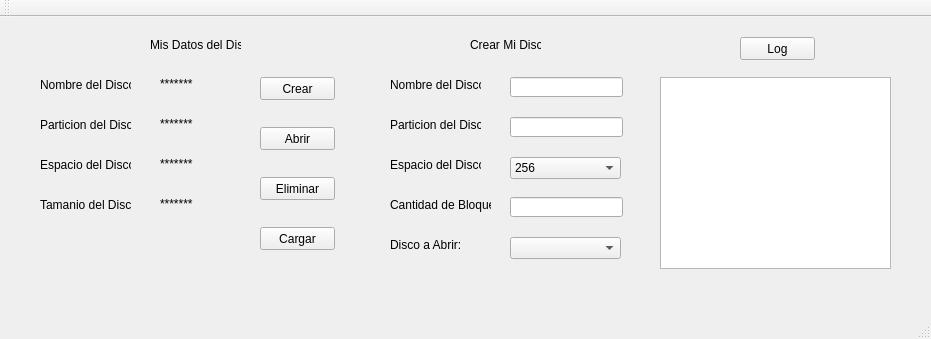
<?xml version="1.0" encoding="UTF-8"?>
<ui version="4.0">
 <class>Proyecto1Organizacion</class>
 <widget class="QMainWindow" name="Proyecto1Organizacion">
  <property name="geometry">
   <rect>
    <x>0</x>
    <y>0</y>
    <width>931</width>
    <height>339</height>
   </rect>
  </property>
  <property name="windowTitle">
   <string>Proyecto1Organizacion</string>
  </property>
  <widget class="QWidget" name="centralWidget">
   <widget class="QLabel" name="LabelTitulo">
    <property name="geometry">
     <rect>
      <x>150</x>
      <y>20</y>
      <width>91</width>
      <height>16</height>
     </rect>
    </property>
    <property name="text">
     <string>Mis Datos del Disco</string>
    </property>
   </widget>
   <widget class="QLabel" name="labelNombre">
    <property name="geometry">
     <rect>
      <x>40</x>
      <y>60</y>
      <width>91</width>
      <height>16</height>
     </rect>
    </property>
    <property name="text">
     <string>Nombre del Disco:</string>
    </property>
   </widget>
   <widget class="QLabel" name="labelParticion">
    <property name="geometry">
     <rect>
      <x>40</x>
      <y>100</y>
      <width>91</width>
      <height>16</height>
     </rect>
    </property>
    <property name="text">
     <string>Particion del Disco:</string>
    </property>
   </widget>
   <widget class="QLabel" name="labelEspacio">
    <property name="geometry">
     <rect>
      <x>40</x>
      <y>140</y>
      <width>91</width>
      <height>16</height>
     </rect>
    </property>
    <property name="text">
     <string>Espacio del Disco:</string>
    </property>
   </widget>
   <widget class="QLabel" name="labeltamanio">
    <property name="geometry">
     <rect>
      <x>40</x>
      <y>180</y>
      <width>91</width>
      <height>16</height>
     </rect>
    </property>
    <property name="text">
     <string>Tamanio del Disco:</string>
    </property>
   </widget>
   <widget class="QLabel" name="label1">
    <property name="geometry">
     <rect>
      <x>160</x>
      <y>60</y>
      <width>47</width>
      <height>13</height>
     </rect>
    </property>
    <property name="text">
     <string>*******</string>
    </property>
   </widget>
   <widget class="QLabel" name="label2">
    <property name="geometry">
     <rect>
      <x>160</x>
      <y>100</y>
      <width>47</width>
      <height>13</height>
     </rect>
    </property>
    <property name="text">
     <string>*******</string>
    </property>
   </widget>
   <widget class="QLabel" name="label3">
    <property name="geometry">
     <rect>
      <x>160</x>
      <y>140</y>
      <width>47</width>
      <height>13</height>
     </rect>
    </property>
    <property name="text">
     <string>*******</string>
    </property>
   </widget>
   <widget class="QLabel" name="label4">
    <property name="geometry">
     <rect>
      <x>160</x>
      <y>180</y>
      <width>47</width>
      <height>13</height>
     </rect>
    </property>
    <property name="text">
     <string>*******</string>
    </property>
   </widget>
   <widget class="QPushButton" name="BotonCrear">
    <property name="geometry">
     <rect>
      <x>260</x>
      <y>60</y>
      <width>75</width>
      <height>23</height>
     </rect>
    </property>
    <property name="text">
     <string>Crear</string>
    </property>
   </widget>
   <widget class="QPushButton" name="BotonAbrir">
    <property name="geometry">
     <rect>
      <x>260</x>
      <y>110</y>
      <width>75</width>
      <height>23</height>
     </rect>
    </property>
    <property name="text">
     <string>Abrir</string>
    </property>
   </widget>
   <widget class="QPushButton" name="BotonEliminar">
    <property name="geometry">
     <rect>
      <x>260</x>
      <y>160</y>
      <width>75</width>
      <height>23</height>
     </rect>
    </property>
    <property name="text">
     <string>Eliminar</string>
    </property>
   </widget>
   <widget class="QLabel" name="labelNombre_2">
    <property name="geometry">
     <rect>
      <x>390</x>
      <y>60</y>
      <width>91</width>
      <height>16</height>
     </rect>
    </property>
    <property name="text">
     <string>Nombre del Disco:</string>
    </property>
   </widget>
   <widget class="QLabel" name="labelParticion_2">
    <property name="geometry">
     <rect>
      <x>390</x>
      <y>100</y>
      <width>91</width>
      <height>16</height>
     </rect>
    </property>
    <property name="text">
     <string>Particion del Disco:</string>
    </property>
   </widget>
   <widget class="QLabel" name="labelEspacio_2">
    <property name="geometry">
     <rect>
      <x>390</x>
      <y>140</y>
      <width>91</width>
      <height>16</height>
     </rect>
    </property>
    <property name="text">
     <string>Espacio del Disco:</string>
    </property>
   </widget>
   <widget class="QLabel" name="labeltamanio_2">
    <property name="geometry">
     <rect>
      <x>390</x>
      <y>180</y>
      <width>101</width>
      <height>16</height>
     </rect>
    </property>
    <property name="text">
     <string>Cantidad de Bloques:</string>
    </property>
   </widget>
   <widget class="QLineEdit" name="lineEditNombre">
    <property name="geometry">
     <rect>
      <x>510</x>
      <y>60</y>
      <width>113</width>
      <height>20</height>
     </rect>
    </property>
   </widget>
   <widget class="QLineEdit" name="lineEditParticion">
    <property name="geometry">
     <rect>
      <x>510</x>
      <y>100</y>
      <width>113</width>
      <height>20</height>
     </rect>
    </property>
   </widget>
   <widget class="QLineEdit" name="lineEditTamanio">
    <property name="geometry">
     <rect>
      <x>510</x>
      <y>180</y>
      <width>113</width>
      <height>20</height>
     </rect>
    </property>
   </widget>
   <widget class="QComboBox" name="comboBoxEspacio">
    <property name="geometry">
     <rect>
      <x>510</x>
      <y>140</y>
      <width>111</width>
      <height>22</height>
     </rect>
    </property>
    <item>
     <property name="text">
      <string>256</string>
     </property>
    </item>
    <item>
     <property name="text">
      <string>512</string>
     </property>
    </item>
    <item>
     <property name="text">
      <string>1024</string>
     </property>
    </item>
   </widget>
   <widget class="QLabel" name="label">
    <property name="geometry">
     <rect>
      <x>470</x>
      <y>20</y>
      <width>71</width>
      <height>16</height>
     </rect>
    </property>
    <property name="text">
     <string>Crear Mi Disco</string>
    </property>
   </widget>
   <widget class="QLabel" name="labelDisco">
    <property name="geometry">
     <rect>
      <x>390</x>
      <y>220</y>
      <width>71</width>
      <height>16</height>
     </rect>
    </property>
    <property name="text">
     <string>Disco a Abrir:</string>
    </property>
   </widget>
   <widget class="QComboBox" name="comboBoxDisco">
    <property name="geometry">
     <rect>
      <x>510</x>
      <y>220</y>
      <width>111</width>
      <height>22</height>
     </rect>
    </property>
   </widget>
   <widget class="QPushButton" name="BotonCargar">
    <property name="geometry">
     <rect>
      <x>260</x>
      <y>210</y>
      <width>75</width>
      <height>23</height>
     </rect>
    </property>
    <property name="text">
     <string>Cargar</string>
    </property>
   </widget>
   <widget class="QListWidget" name="listWidgetPint">
    <property name="geometry">
     <rect>
      <x>660</x>
      <y>60</y>
      <width>231</width>
      <height>192</height>
     </rect>
    </property>
   </widget>
   <widget class="QPushButton" name="BotonLog">
    <property name="geometry">
     <rect>
      <x>740</x>
      <y>20</y>
      <width>75</width>
      <height>23</height>
     </rect>
    </property>
    <property name="text">
     <string>Log</string>
    </property>
   </widget>
  </widget>
  <widget class="QMenuBar" name="menuBar">
   <property name="geometry">
    <rect>
     <x>0</x>
     <y>0</y>
     <width>931</width>
     <height>21</height>
    </rect>
   </property>
  </widget>
  <widget class="QToolBar" name="mainToolBar">
   <attribute name="toolBarArea">
    <enum>TopToolBarArea</enum>
   </attribute>
   <attribute name="toolBarBreak">
    <bool>false</bool>
   </attribute>
  </widget>
  <widget class="QStatusBar" name="statusBar"/>
 </widget>
 <layoutdefault spacing="6" margin="11"/>
 <resources/>
 <connections/>
</ui>
